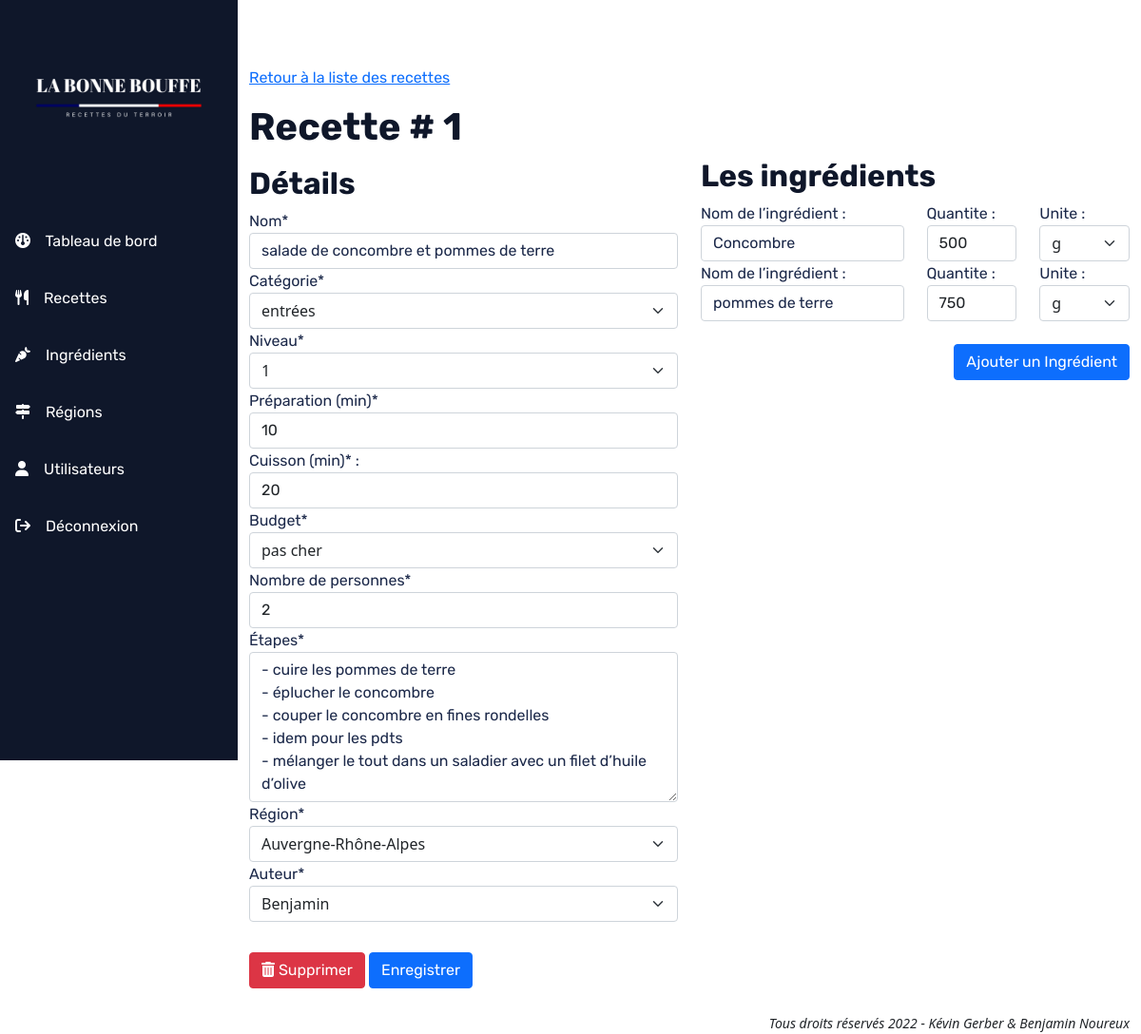
The page /index.php?p=recette&action=edit&id=1 on the database as committed earlier.
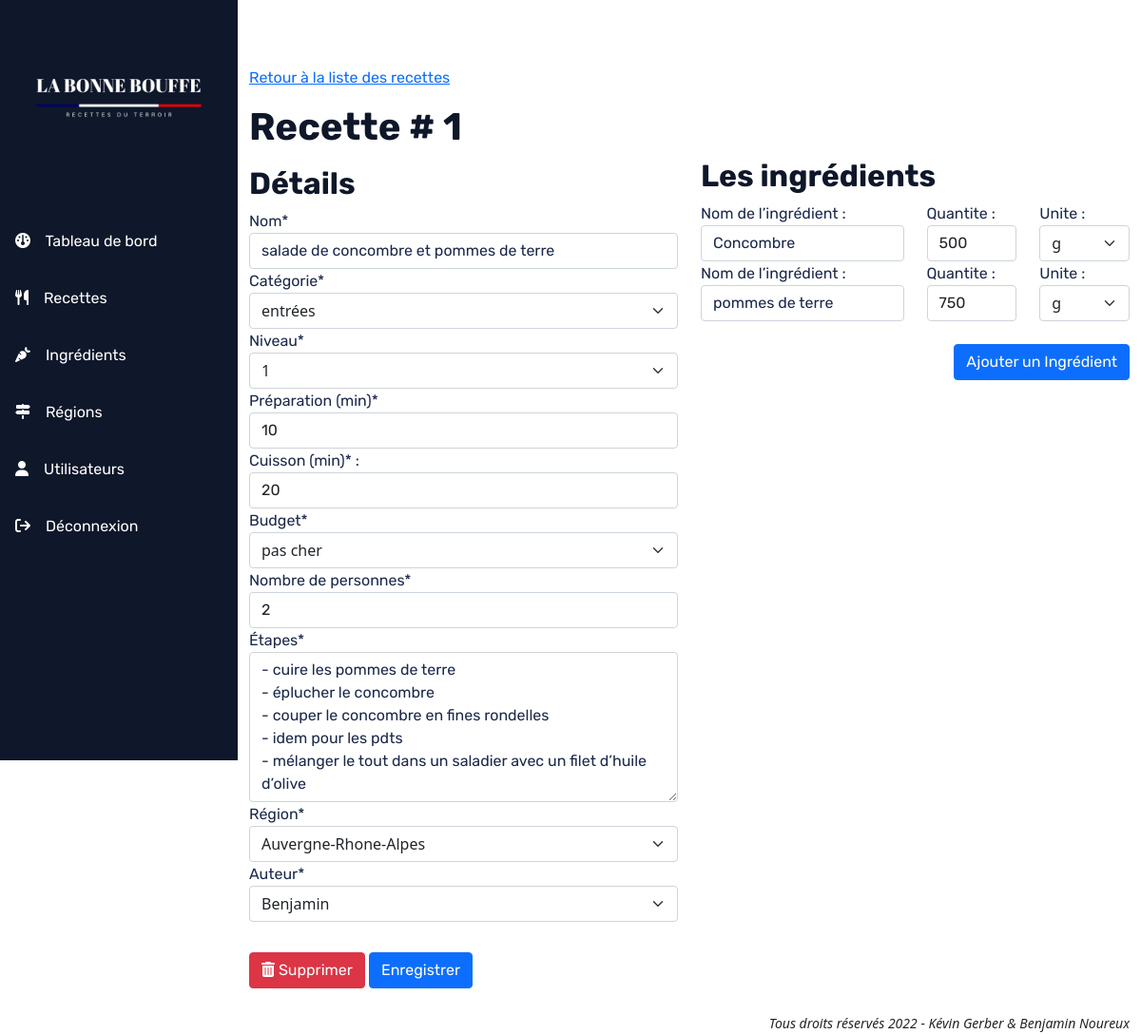
The same page on the database as committed later.
### tables this page shows
CREATE TABLE IF NOT EXISTS `region` (
  `id` int(11) NOT NULL AUTO_INCREMENT,
  `nom` varchar(50) NOT NULL,
  PRIMARY KEY (`id`)
);

### src/controller/RecetteController.php (called while the page is built, shortened)
<?php
require_once './src/model/manager/RecetteManager.php';
require_once './src/model/manager/IngredientManager.php';
class RecetteController
{
    public static function edit(string $id): void
    {
        $recetteManager = new RecetteManager();
        $utilisateurManager = new UtilisateurManager();
        $regionManager = new RegionManager();
        $recette = $recetteManager->getWithIngredients(intval($id));
        $ingredients = $recette->getIngredients();
        $region = $regionManager->getOne($recette->getRegionID(), 'Region');
        $utilisateur = $utilisateurManager->getOne($recette->getUtilisateurID(), 'Utilisateur');
        require_once './src/view/recettes/edit-recette.php';
    }
}

### src/model/manager/EntityManager.php (called while the page is built, shortened)
<?php
require_once './src/model/entity/Ingredient.php';
require_once './src/model/entity/Recette.php';
require_once './src/model/entity/Region.php';
require_once './src/model/entity/Utilisateur.php';
class EntityManager
{
    public function getOne(int $id, string $entityName)
    {
        $bdd = DbManager::DBConnect();
        $sql = 'SELECT * FROM ' . htmlentities($entityName) . ' WHERE id = ' . htmlentities($id);
        $requete = $bdd->query($sql);
        $requete->setFetchMode(PDO::FETCH_CLASS, $entityName);
        $entity = $requete->fetch();
        return $entity;
    }
}

### src/model/manager/RecetteManager.php (called while the page is built, shortened)
<?php
require_once './src/model/manager/EntityManager.php';
require_once './src/model/manager/IngredientManager.php';
require_once './src/model/entity/Recette.php';
class RecetteManager extends EntityManager
{
    public function getWithIngredients(string $id)
    {
        $ingredientManager = new IngredientManager();
        $recette = $this->getOne($id, 'Recette');
        $ingredientsInRecipe = $ingredientManager->getAllByRecipe($id);
        $recette->setIngredients($ingredientsInRecipe);
        return $recette;
    }
}

### src/model/manager/IngredientManager.php (called while the page is built, shortened)
<?php
require_once './src/model/manager/EntityManager.php';
require_once './src/model/entity/Ingredient.php';
class IngredientManager extends EntityManager
{
    public function getAllByRecipe(int $recipeId): iterable
    {
        $bdd = DbManager::DBConnect();
        $requete = $bdd->prepare('SELECT i.id as id, i.nom as nom, i.uniteMesure as uniteMesure, c.quantite as quantite
                                        FROM Ingredient i
                                        JOIN composition c ON i.id = c.id_ingredient
                                        JOIN Recette r ON c.id_recette = r.id
                                        WHERE r.id = :id;
        ');
        $requete->bindValue(':id', $recipeId);
        $requete->execute();
        $ingredients = [];
        while ($donnees = $requete->fetch(PDO::FETCH_ASSOC)) {
            $ingredient = new Ingredient($donnees);
            $ingredients[] = [$ingredient, $donnees['quantite']];
        }
        return $ingredients;
    }
}

### src/model/entity/Ingredient.php (called while the page is built, shortened)
<?php
class Ingredient extends Entity
{
    protected string $nom;
    protected string $uniteMesure;
    public function __construct(array $donnees = null)
    {
        if ($donnees !== null) {
            foreach ($donnees as $key => $value) {
                $method = 'set' . ucfirst($key);
            }
        }
    }
    public function getNom(): string
    {
        return $this->nom;
    }
    public function setNom(string $nom): void
    {
        $this->nom = $nom;
    }
    public function getUniteMesure(): string
    {
        return $this->uniteMesure;
    }
    public function setUniteMesure(string $uniteMesure): void
    {
        $this->uniteMesure = $uniteMesure;
    }
}

### src/model/entity/Recette.php (called while the page is built, shortened)
<?php
class Recette extends Entity
{
    protected int $id;
    protected string $nom;
    protected string $categorie;
    protected int $niveau;
    protected int $tpsPrepa;
    protected int $tpsCuisson;
    protected string $budget;
    protected int $nbPers;
    protected string $etapes;
    protected $ingredients = array();
    public function getId(): int
    {
        return $this->id;
    }
    public function getNom(): string
    {
        return $this->nom;
    }
    public function getCategorie(): string
    {
        return $this->categorie;
    }
    public function getNiveau(): int
    {
        return $this->niveau;
    }
    public function getTpsPrepa(): int
    {
        return $this->tpsPrepa;
    }
    public function getTpsCuisson(): int
    {
        return $this->tpsCuisson;
    }
    public function getBudget(): string
    {
        return $this->budget;
    }
    public function getNbPers(): int
    {
        return $this->nbPers;
    }
    public function getEtapes(): string
    {
        return $this->etapes;
    }
    public function getIngredients(): array
    {
        return $this->ingredients;
    }
    public function setIngredients(array $ingredients): void
    {
        $this->ingredients = $ingredients;
    }
}

### src/model/entity/Region.php (called while the page is built, shortened)
<?php
class Region extends Entity
{
    protected string $nom;
    public function getNom(): string
    {
        return $this->nom;
    }
}

### src/model/entity/Utilisateur.php (called while the page is built, shortened)
<?php
class Utilisateur extends Entity
{
    protected string $nom;
    public function getNom(): string
    {
        return $this->nom;
    }
}

### src/view/recettes/edit-recette.php (the view, shortened to what the changed rows need)
<main>
    <div class="container">
        <div class="row">
            <div class="col">
                <p><a href="./index.php?p=recette">Retour à la liste des recettes</a></p>
                <h1>Recette # <?= $recette->getId(); ?> </h1>
            </div>
        </div>
    </div>
    <div class="container">
        <div class="row">
            <div class="col">
                <form action="./index.php?p=recette&action=edit&id=<?= $recette->getId(); ?>" method="post" class="row">
                    <div class="form-group mt-2 col-12 col-lg-6 mb-2">
                        <h2>Détails</h2>
                        <label for="nom">Nom*</label>
                        <input required type="text" name="nom" class="form-control" value="<?= $recette->getNom(); ?>">
                        <label for="categorie">Catégorie*</label>
                        <select id="categorie" name="categorie" class="form-select">
                            <option><?= $recette->getCategorie(); ?></option>
                        </select>
                        <label for="niveau">Niveau*</label>
                        <select id="niveau" name="niveau" class="form-select">
                            <option><?= $recette->getNiveau(); ?></option>
                        </select>
                        <label for="tpsPrepa">Préparation (min)*</label>
                        <input required type="number" min="0" max="1440" name="tpsPrepa" class="form-control"
                               value="<?= $recette->getTpsPrepa(); ?>">
                        <label for="tpsCuisson">Cuisson (min)* :</label>
                        <input required type="number" min="0" max="1440" name="tpsCuisson" class="form-control"
                               value="<?= $recette->getTpsCuisson(); ?>">
                        <label for="budget">Budget*</label>
                        <select id="budget" name="budget" class="form-select">
                            <option><?= $recette->getBudget(); ?></option>
                        </select>
                        <label for="nbPers">Nombre de personnes*</label>
                        <input required type="number" min="1" max="20" name="nbPers" class="form-control"
                               value="<?= $recette->getNbPers(); ?>">
                        <label for="etapes">Étapes*</label>
                        <textarea required class="form-control" name="etapes"
                                  rows="6"><?= $recette->getEtapes(); ?></textarea>
                        <label for="region">Région*</label>
                        <select id="region" name="region" class="form-select">
                            <option><?= $region->getNom(); ?></option>
                        </select>
                        <label for="auteur">Auteur*</label>
                        <select id="auteur" name="auteur" class="form-select">
                            <option><?= $utilisateur->getNom(); ?></option>
                        </select>
                    </div>
                    <div class="col-12 col-lg-6">
                        <h2>Les ingrédients</h2>
                        <?php
                        $count = 0;
                        foreach ($ingredients as $ingredient):
                            ?>
                            <div class="row editIngredient">
                                <div class="col-6">
                                    <label for="ingredient[][nom]">Nom de l’ingrédient :</label>
                                    <input required type="text" name="ingredient[<?=$count?>][nom]" class="form-control"
                                           value="<?= $ingredient[0]->getNom(); ?>">
                                </div>
                                <div class="col-3">
                                    <label for="ingredient[".$count."][quantite]">Quantite :</label>
                                    <input required type="number" min="1" max="999" name="ingredient[<?=$count?>][quantite]"
                                           class="form-control" value="<?= $ingredient[1]; ?>">
                                </div>
                                <div class="col-3">
                                    <label for="ingredient[][uniteMesure]">Unite :</label>
                                    <select id="uniteMesure" name="ingredient[<?=$count?>][uniteMesure]" class="form-select">
                                        <option><?= $ingredient[0]->getUniteMesure(); ?></option>
                                    </select>
                                </div>
                            </div>
                        <?php
                            $count++;
                            endforeach;
                        ?>
                        <div class="row">
                            <div class="col text-end mt-4">
                                <a id="addNewIngredient" class="btn btn-primary">Ajouter un Ingrédient</a>
                            </div>
                        </div>
                    </div>
                    <div class="form-group mt-4">
                        <a class="btn btn-danger"
                           href='./index.php?p=recette&action=delete&id=<?= $recette->getId(); ?>'><i
                                    class="fa-solid fa-trash-can"></i> Supprimer</a>
                        <input class="btn btn-primary" type="submit" value="Enregistrer">
                    </div>
                </form>
            </div>
        </div>
    </div>
</main>

Rows that differ between the two databases and show on the page:
changed region: region "Auvergne-Rhône-Alpes" → "Auvergne-Rhone-Alpes"
